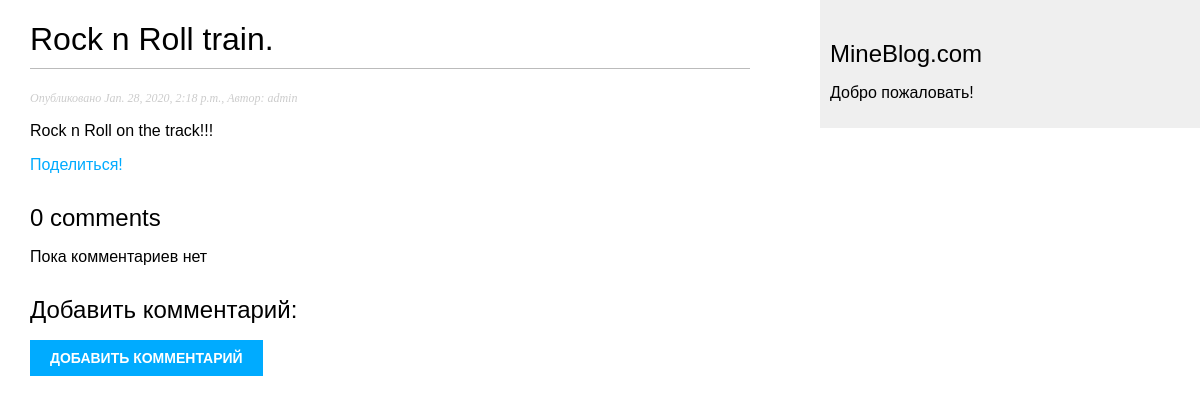
The page /blog/2020/1/28/rocknroll/ on the database its author committed.
### blog/models.py (models this page shows, shortened)
class Post(models.Model):
    STATUS_CHOICES = (
        ('draft', 'Draft'),
        ('published', 'Published'),
    )
    title = models.CharField(max_length=200)
    slug = models.SlugField(max_length=200, unique_for_date='publish')
    author = models.ForeignKey(User, on_delete=models.CASCADE, related_name='blog_posts')
    body = models.TextField(max_length=pow(10, 5))
    publish = models.DateTimeField(default=timezone.now)
    created = models.DateTimeField(auto_now_add=True)
    updated = models.DateTimeField(auto_now=True)
    status = models.CharField(max_length=10, choices=STATUS_CHOICES, default='draft')
    tags = TaggableManager()
    class Meta:
        ordering = ('-publish',)
    objects = models.Manager()
    published = PublishedManager()

### blog/views.py (the view)
def post_detail(request, year, month, day, post):
    post = get_object_or_404(
        Post, slug=post, status='published',
        publish__year=year,
        publish__month=month, publish__day=day
    )
    comments = post.comments.filter(active=True)
    new_comment = None
    if request.method == 'POST':
        comment_form = CommentForm(data=request.POST)
        if comment_form.is_valid():
            new_comment = comment_form.save(commit=False)
            new_comment.post = post
            new_comment.save()
            return HttpResponseRedirect(request.path)
        else:
            comment_form = CommentForm()
    else:
        comment_form = None  # затычка
    return render(request, 'blog/post/detail.html',
                  {'post': post,
                   'comments': comments,
                   'new_comment': new_comment,
                   'comment_form': comment_form})

### blog/templates/blog/post/detail.html (shortened to what this page needs)
{% extends "blog/base.html" %}
{% block content %}
    <h1>
        {{ post.title }}
    </h1>
    <p class="date">Опубликовано {{ post.publish }}, Автор: {{ post.author }}</p>
    <p>
        {{ post.body|linebreaks }}
    </p>
    <p>
        <a href="{% url "blog:post_share" post.id %}">Поделиться!</a>
    </p>
    {% with comments.count as total_comments %}
        <h2>
            {{ total_comments }} comment{{ total_comments|pluralize }}
        </h2>
    {% endwith %}
    {% for comment in comments %}
        <div class="comment">
            <p class="info">
                Комментарий {{ forloop.counter }} от {{ comment.name }}
                {{ comment.created }}
            </p>
            {{ comment.body|linebreaks }}
        </div>
    {% empty %}
        <p>
            Пока комментариев нет
        </p>
    {% endfor %}
    {% if new_comment %}
        <p>
            Ваш комментарий был добавлен!
        </p>
    {% else %}
        <h2>
            Добавить комментарий:
        </h2>
        <form action="" method="post">
            <p>
                <input type="submit" value="Добавить комментарий">
            </p>
        </form>
    {% endif %}
{% endblock %}

### blog/static/css/blog.css (style rules this page uses)
body { margin: 0; padding: 0; font-family: helvetica, sans-serif; }
a { color: #00abff; text-decoration: none; }
h1 { font-weight: normal; border-bottom: 1px solid #bbb; padding: 0 0 10px 0; }
h2 { font-weight: normal; margin: 30px 0 0; }
p.date { color: #ccc; font-family: georgia, serif; font-size: 12px; font-style: italic; }
input, textarea { clear: both; float: left; margin: 0 0 10px; background: #ededed; border: 0; padding: 6px 10px; font-size: 12px; }
input[type=submit] { font-weight: bold; background: #00abff; color: #fff; padding: 10px 20px; font-size: 14px; text-transform: uppercase; }

### rows shown on the page
Post: title "Rock n Roll train.", publish "Jan. 28, 2020, 2:18 p.m.", author "admin", body "Rock n Roll on the track!!!"

### other values the page prints
{{ total_comments }} "0"
